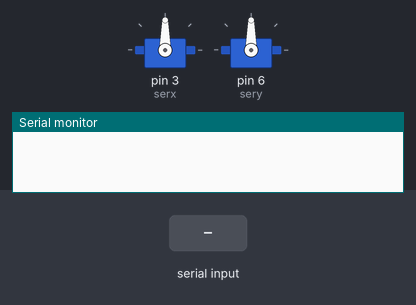
The sketch below on a simulated Arduino Uno, built with avr-gcc and run on an emulated ATmega328P. Shown: 2 × servo, the last lines printed to the serial monitor. The test bench sets the inputs (shaded band).

Above: at 1.2 s.
1.3 s: "l" received over Serial
At 2.5 s:
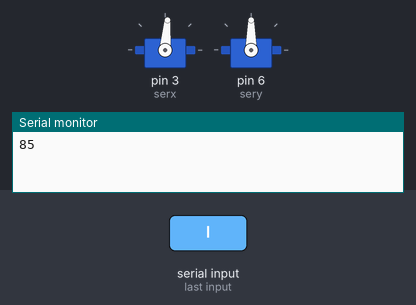
2.8 s: "d" received over Serial
At 3.8 s:
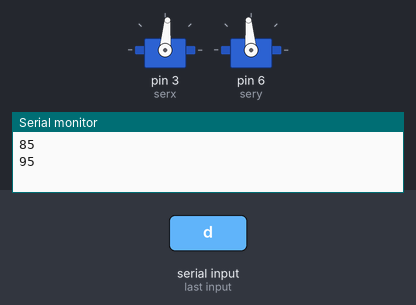
4.3 s: "d" received over Serial
At 4.9 s:
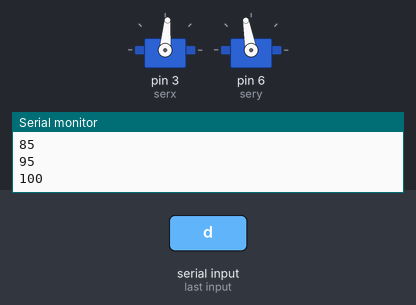
5.8 s: "u" received over Serial
At 6.1 s:
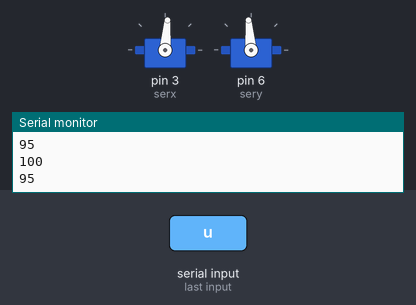
Timing chart, 0 to 8.3 s (numbered marks = the images above; inputs shaded):
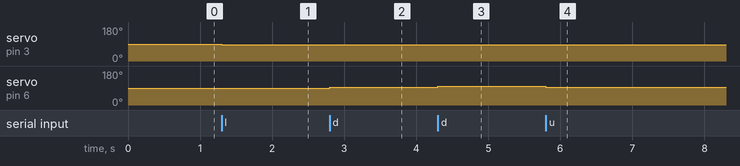

Measured:
- after the input at 1.3 s, servo on pin 3 (serx): 90° → 85° at once
- after the input at 2.8 s, servo on pin 6 (sery): 90° → 95° at once
- after the input at 4.3 s, servo on pin 6 (sery): 95° → 100° at once
- after the input at 5.8 s, servo on pin 6 (sery): 100° → 95° at once

The sketch:

pan_tilt.ino
```cpp
#include <Servo.h>

Servo serx;
Servo sery;

int anglex = 90;
int angley = 90;

void setup() {
  // put your setup code here, to run once:
  Serial.begin(115200);
  serx.attach(3);
  sery.attach(6);

  serx.write(90);
  sery.write(90);
}

void loop() {
  // put your main code here, to run repeatedly:
  if (Serial.available()) {

    char c = Serial.read();
    if (c == 'l') {
      anglex = anglex - 5;
      Serial.println(anglex);
      serx.write(anglex);
    }
    else if (c == 'r') {
      anglex = anglex + 5;
      Serial.println(anglex);
      serx.write(anglex);
    }
    else if (c == 'u') {
      angley = angley - 5;
      Serial.println(angley);
      sery.write(angley);
    }
    else if (c == 'd'){
      angley = angley + 5;
      Serial.println(angley);
      sery.write(angley);
      }

    }
}
```
